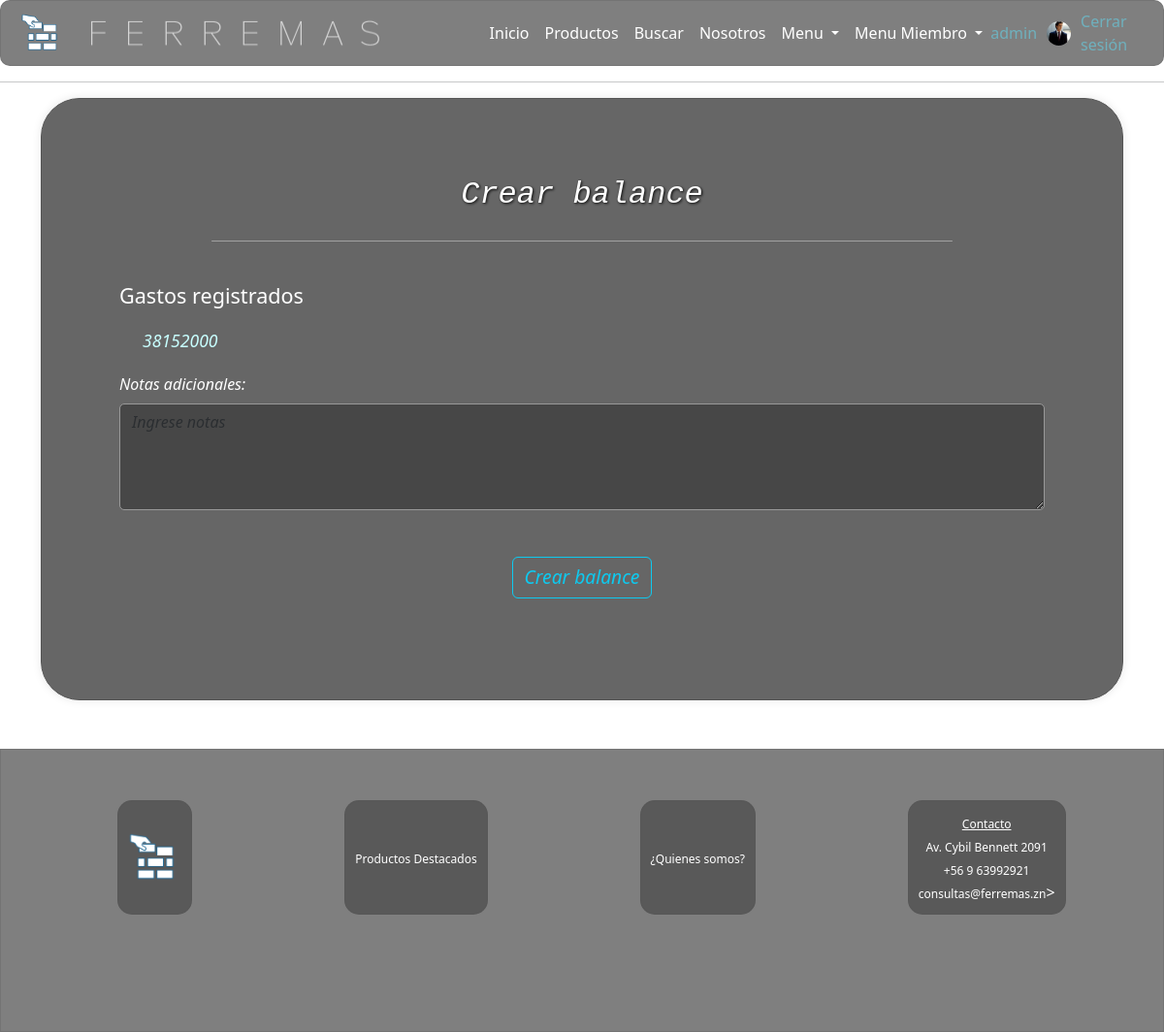
Page /balmensual/ (signed in) on the committed database.
### core/models.py (models this page shows)
class CustomUser(AbstractUser):
    pic = models.ImageField(upload_to='profile_pics', null=True, blank=True, default='profile_pics/default.png')
    is_staff=models.BooleanField(default=False)
    tipo = models.CharField(max_length=20,
        choices=(
            ('cliente', 'Cliente'),
            ('vendedor', 'Vendedor'),
            ('bodeguero', 'Bodeguero'),
            ('contador', 'Contador'),
            ('administrador', 'Administrador'),
        ),default='Cliente',verbose_name='Tipo')
    bio = models.TextField(verbose_name='biografia', default='', null=True, blank=True)

### core/views.py (the view)
# urls.py: path('balmensual/', views.balmensual,name="balmensual"),
def balmensual(request):
    form=BalanceMensual()
    gastos=Gasto.objects.all()
    totalgastos=0
    for gs in gastos:
        totalgastos += gs.total
    if request.method == 'POST':
        bal = BalanceMensualForm(request.POST)
        if bal.is_valid():
            balance = bal.save(commit=False)
            now = datetime.datetime.now()
            compras_mes_actual = Compra.objects.filter(
                fecha__year=now.year, fecha__month=now.month
            )
            totalll = 0
            for compra in compras_mes_actual:
                totalll += compra.total
            balance.totalVentas = totalll
            balance.gastos = totalgastos
            balance.BalanceMensual=(totalll-totalgastos)
            balance.save()
            messages.success(request, "Balance mensual creado con éxito")
            return redirect('balances')
        else:
            messages.error(request, "Por favor corrija los errores en el formulario.")
    else:
        form = BalanceMensualForm()
    return render(request, 'balmensual.html', {'form': form, 'totalgastos':totalgastos})

### core/forms.py
class BalanceMensualForm(forms.ModelForm):
    class Meta:
        model = BalanceMensual
        fields = ['notas']
        labels = {
            'notas': 'Notas',
        }
        widgets = {
            'notas': forms.Textarea(
                attrs={
                    'class': 'form-control',
                    'placeholder': 'Ingrese notas adicionales',
                    'rows': 4,
                }
            ),
        }

### core/context_processor.py (called while the page is built)
def total_carrito(request):
    total=0
    if request.user.is_authenticated:
        try:
            carrito = request.session['carrito']
            if "carrito" in request.session:
                for key, value in carrito.items():
                    total+=(int(value["precio"]))*(value["cantidad"])
        except:
            total=0
    return {'total_carrito':int(total)}

### core/templates/balmensual.html (shortened to what this page needs)
{% extends "base.html" %}
{% load static %}
{% load crispy_forms_tags %}
{% load widget_tweaks %}
{% block content %}
    <div class="container">
        <div class="admire-container2">
            <div class="form-title">
                <h2>Crear balance</h2>
            </div>
            <span class="liner"></span>
            <form action="#" method="POST">
                <div class="form-group">
                    <p class="pattribute">Gastos registrados</p>
                    <p class="pvalue">{{ totalgastos }}</p>
                </div>
                <div class="form-group">
                    <label for="" class="form-label">Notas adicionales: </label><br>
                    {% render_field form.notas type="text" class="form-control" placeholder="Ingrese notas" id="idnotas" %}
                </div>
                <div class="form-submit-btn">
                    <input type="submit" value="Crear balance" class="btn btn-outline-info">
                </div>
            </form>
        </div>
    </div>
{% endblock %}

### core/templates/menuMiembro.html (shortened to what this page needs)
{% load static %}
<div class="collapse navbar-collapse naz" id="navbarNavDropdown">
    <div>
        <ul class="navbar-nav me-auto mb-2 mb-lg-0">
            <li class="nav-item">
                <a class="nav-link" href="{% url 'index' %}">Inicio</a>
            </li>
            <li class="nav-item">
                <a class="nav-link" href="{% url 'products' %}">Productos</a>
            </li>
            <li class="nav-item">
                <a  class="nav-link" href="{% url 'buscar' %}">Buscar</a>
            </li>
            <li class="nav-item">
                <a  class="nav-link" href="{% url 'nosotros' %}">Nosotros</a>
            </li>
            {% if user.is_authenticated %}
                <li class="nav-item dropdown">
                    <a class="nav-link dropdown-toggle" href="#" role="button" data-bs-toggle="dropdown" aria-expanded="false">Menu
                    </a>
                </li>
                {% if user.is_staff %}
                    <li class="nav-item dropdown">
                        <a class="nav-link dropdown-toggle" href="#" role="button" data-bs-toggle="dropdown" aria-expanded="false">Menu Miembro
                        </a>
                    </li>
                {% endif %}
            {% endif %}
        </ul>
    </div>
    <div class="navbar-right">
        {% if user.is_authenticated %}
            <div class="boxes">
                <a href="{% url 'profile' %}" class="nav-link" >{{ user.username }}</a>
            </div>
            <a href="{% url 'profile' %}" class="nav-link"><img class="pic-user" src="{{user.pic.url}}" alt="imgGC" title="Click para ver tu Perfil"></a>
            <div class="boxes">
                <a href="{% url 'cerrar' %}" class="navbar-item" id="#">Cerrar sesión</a>
            </div>
        {% else %}
            <img src="{% static 'assets/icons/tea.png' %}" alt="imgGC">
            <div class="boxes">
                <a href="{% url 'login' %}" id="userGC">Iniciar sesion</a>
            </div>
        {% endif %}
    </div>
</div>

### core/static/css/mystyles.css (style rules this page uses)
body { background-image: url("../assets/img/fondo.png"); background-repeat: no-repeat; background-position: center; background-attachment: fixed; background-size: cover; display: flex; flex-direction: column; font-family: 'Ubuntu', "times new roman", times, roman, serif; }
.fade-in { animation: fadeIn 1s; -webkit-animation: fadeIn 1s; -moz-animation: fadeIn 1s; -o-animation: fadeIn 1s; -ms-animation: fadeIn 1s; }
.naz { display: flex; justify-content: space-between; align-items: center; padding-left: 10vh !important; }
.nav-item a { color: white; text-decoration:none; font-size: 2vh; }
.form-title { text-align: center; font-style: italic; color: rgb(255, 255, 255); text-shadow: 1px 1px 3px rgb(5, 5, 5); font-family: 'Courier New', Courier, monospace; }
.form-submit-btn { margin-top: 6vh; margin-bottom: 3vh; text-align: center; }
.form-submit-btn input { font-style: italic; font-size: 2.4vh; }
.btn-outline-info, .btn-outline-warning, .btn-outline-danger { font-size: 2vh; font-style: italic; }
.liner { background-color: rgba(255, 255, 255, 0.384); width: 80%; height: 1px; border-radius: 1px; display: block; margin: 0 auto; margin-top: 20px; margin-bottom: 20px; }
.admire-container2 { display:flex; flex-direction: column; justify-content: space-around; padding: 10vh; border-radius: 40px; border: 1px solid #555; box-shadow: 0 0 10px rgba(0, 0, 0, 0.1); background-color: rgba(0, 0, 0, 0.6); }
.pic-user { width: 10vw; border-radius: 50%; border:1 px solid rgb(14, 206, 235); margin-bottom: 2vh; }
.pattribute { color:#ffffff; font-size: 2.7vh; }

### rows in the picture
CustomUser: username "admin", pic (picture)

### other values in the picture
{{ totalgastos }} "38152000"
